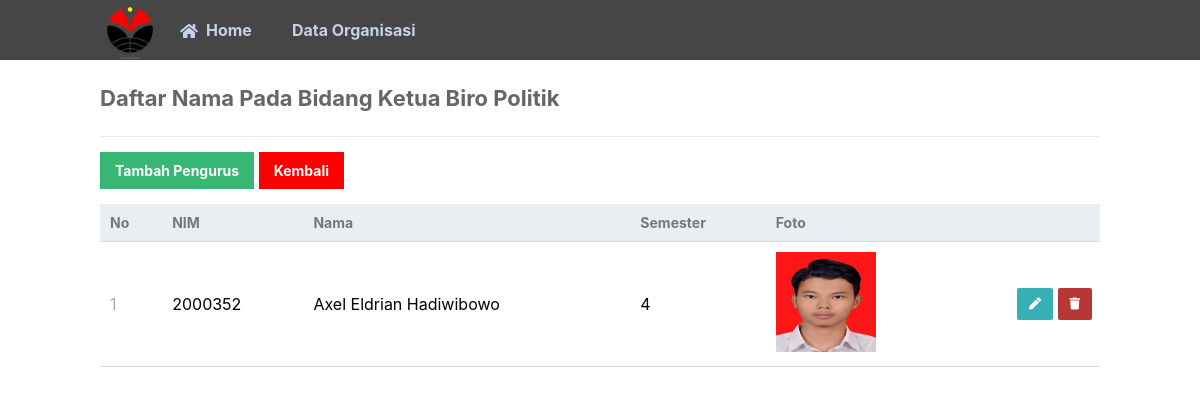
Page /pengurus/readPengurus.php?id_bidang=2&id_divisi=6 on the committed database.
### tables this page shows
CREATE TABLE `bidang_divisi` (
  `id_bidang` int(11) NOT NULL,
  `jabatan` varchar(100) NOT NULL,
  `id_divisi` int(11) NOT NULL
);

CREATE TABLE `pengurus` (
  `nim` varchar(11) NOT NULL,
  `nama` varchar(100) NOT NULL,
  `semester` int(11) NOT NULL,
  `foto` longblob NOT NULL,
  `id_bidang` int(11) NOT NULL
);

### pengurus/readPengurus.php (the view, shortened to what this page needs)
<?php
include '../functions.php';
require '../function.php';
$id_bidang = $_GET['id_bidang'];
$sql = "select * from pengurus where id_bidang='$id_bidang' order by nim asc";
$sql2 = "select * from bidang_divisi where id_bidang='$id_bidang'";
$q = mysqli_query($conn, $sql);
$q2 = mysqli_query($conn, $sql2);
?>
<?= template_header_pengurus('Pengurus') ?>
<div class="content read">
    <h2>Daftar Nama Pada Bidang
        <?php
        $data =  mysqli_fetch_assoc($q2);
        echo $data['jabatan'];
        ?>
    </h2>
    <a href="createPengurus.php?id_bidang=<?= $data['id_bidang'] ?>" class="create-contact">Tambah Pengurus</a>
    <a href="../bidang_divisi/readBidang.php?id_divisi= <?= $data['id_divisi'] ?>" class="create-contact2">Kembali</a>
    <table>
        <thead>
            <tr>
                <td>No</td>
                <td>NIM</td>
                <td>Nama</td>
                <td>Semester</td>
                <td>Foto</td>
                <td></td>
            </tr>
        </thead>
        <tbody>
            <?php
            $no = 1;
            while ($data =  mysqli_fetch_array($q)) {
                $nim = $data['nim'];
                $foto = $data['foto'];
            ?>
                <tr>
                    <td><?= $no ?></td>
                    <td><?= $data['nim'] ?></td>
                    <td><?= $data['nama'] ?></td>
                    <td><?= $data['semester'] ?></td>
                    <td><?php echo "<img src='../assets/images/" . $foto . "'height='100' width='100'>" ?></td>
                    <td class="actions">
                        <a href="updatePengurus.php?nim=<?= $nim ?>" class="edit"><i class="fas fa-pen fa-xs"></i></a>
                        <a href="deletePengurus.php?nim=<?= $nim ?>" class="trash"><i class="fas fa-trash fa-xs"></i></a>
                    </td>
                </tr>
            <?php
                $no++;
            }
            ?>
        </tbody>
    </table>
</div>
<?= template_footer() ?>

### assets/style/style.css (style rules this page uses)
* { box-sizing: border-box; font-family: -apple-system, BlinkMacSystemFont, "segoe ui", roboto, oxygen, ubuntu, cantarell, "fira sans", "droid sans", "helvetica neue", Arial, sans-serif; font-size: 16px; -webkit-font-smoothing: antialiased; -moz-osx-font-smoothing: grayscale; }
body { background-color: #FFFFFF; margin: 0; }
.content { width: 1000px; margin: 0 auto; }
.content h2 { margin: 0; padding: 25px 0; font-size: 22px; border-bottom: 1px solid #ebebeb; color: #666666; }
.read .create-contact { display: inline-block; text-decoration: none; background-color: #38b673; font-weight: bold; font-size: 14px; color: #FFFFFF; padding: 10px 15px; margin: 15px 0; }
.read table { width: 100%; padding-top: 30px; border-collapse: collapse; }
.read table thead { background-color: #ebeef1; border-bottom: 1px solid #d3dae0; }
.read table thead td { padding: 10px; font-weight: bold; color: #767779; font-size: 14px; }
.read table tbody tr { border-bottom: 1px solid #d3dae0; }
.read table tbody tr td { padding: 10px; }
.read table tbody tr td:nth-child(1) { color: #a5a7a9; }
.read table tbody tr td.actions { padding: 8px; text-align: right; }
.read table tbody tr td.actions .edit, .read table tbody tr td.actions .trash { display: inline-flex; text-align: right; text-decoration: none; border-radius: 2px; color: #FFFFFF; padding: 10px 12px; }
.read table tbody tr td.actions .trash { background-color: #b73737; }
.read table tbody tr td.actions .edit { background-color: #37afb7; }

### pengurus/readPengurus.php (style rules this page uses)
.create-contact2 { display: inline-block; text-decoration: none; background-color: red; font-weight: bold; font-size: 14px; color: #FFFFFF; padding: 10px 15px; margin: 15px 0; }

### rows in the picture
bidang_divisi: jabatan "Ketua Biro Politik"
pengurus: nim "2000352", nama "Axel Eldrian Hadiwibowo", semester "4", foto (picture)
